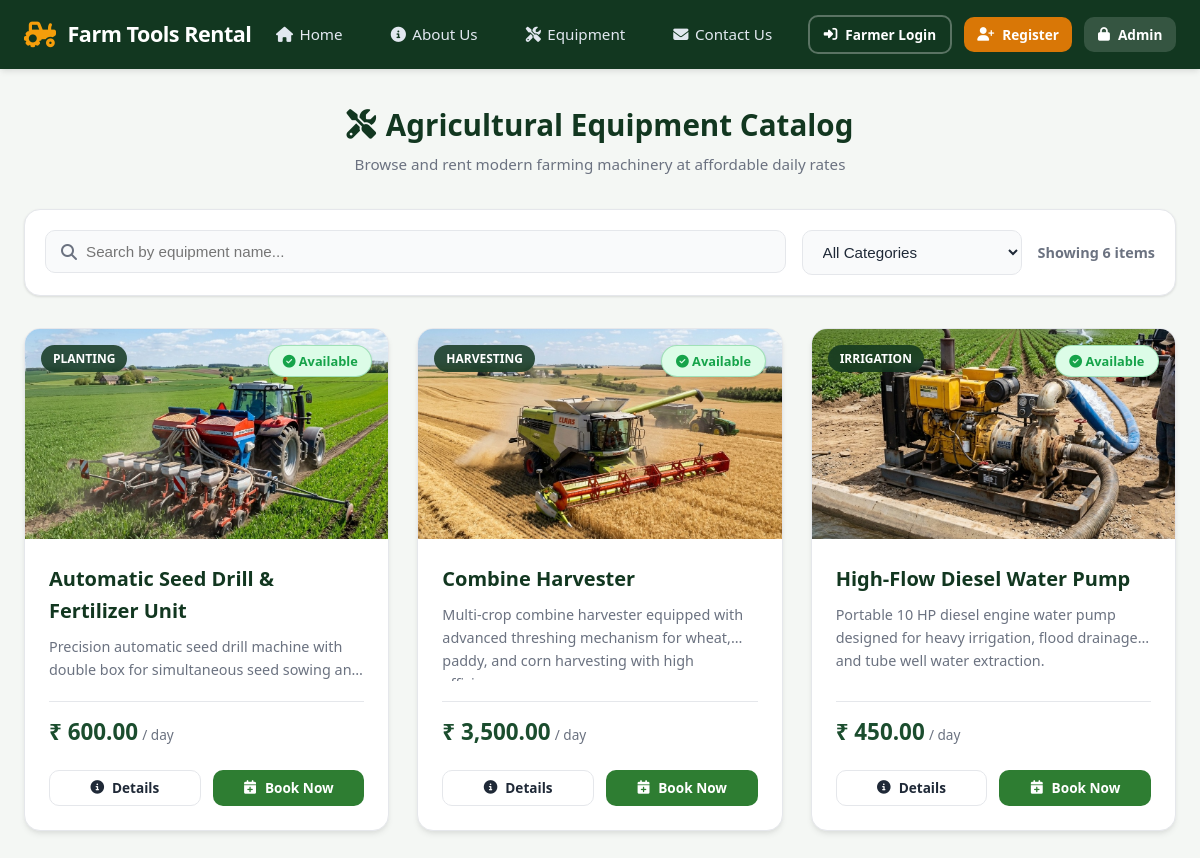
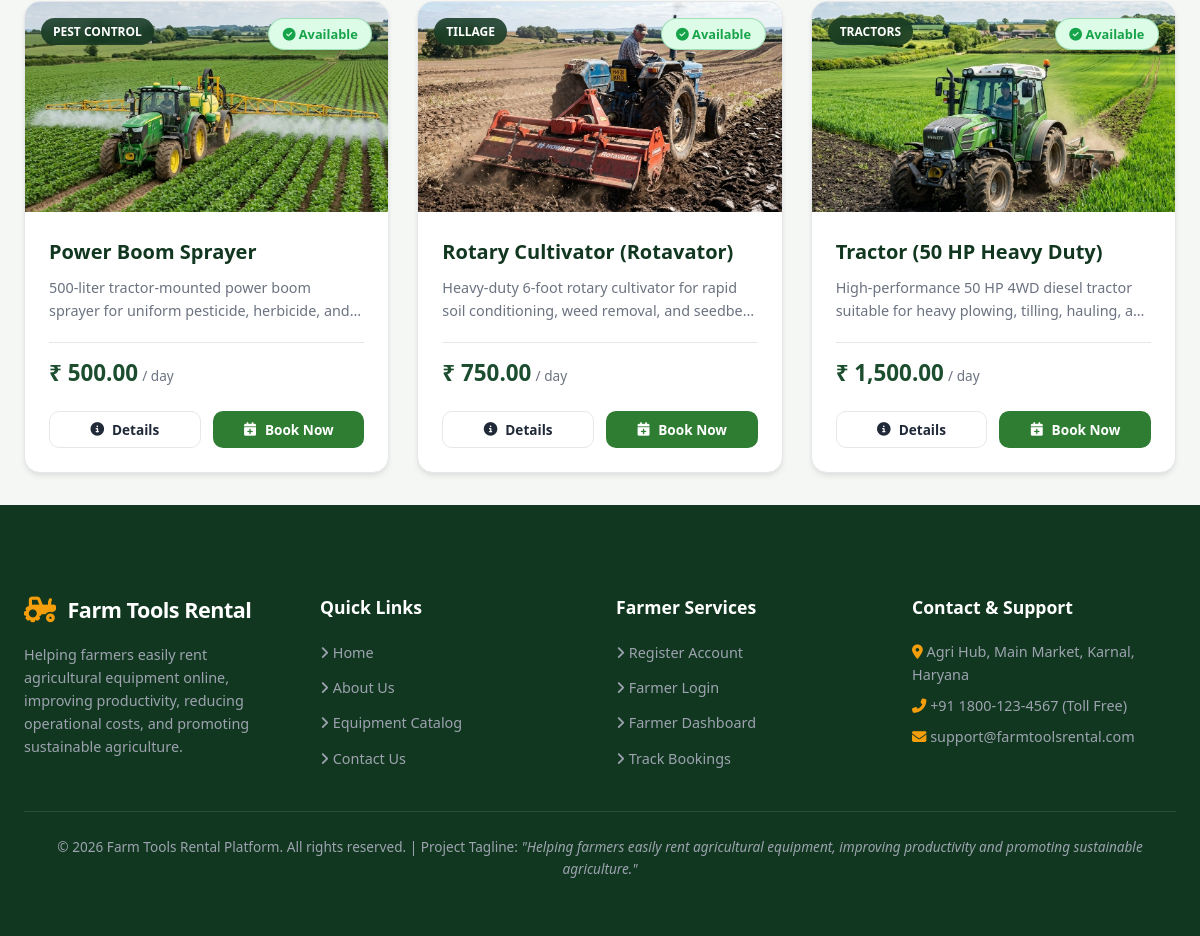
Page /equipment.php on the committed database (2 pictures, top to bottom).
### tables this page shows
CREATE TABLE `equipment` (
  `id` INT(11) NOT NULL AUTO_INCREMENT,
  `name` VARCHAR(100) NOT NULL,
  `category` VARCHAR(50) NOT NULL,
  `description` TEXT NOT NULL,
  `price_per_day` DECIMAL(10,2) NOT NULL,
  `availability` ENUM('Available','Unavailable','Maintenance') NOT NULL DEFAULT 'Available',
  `image` VARCHAR(255) DEFAULT 'default_equipment.jpg',
  `created_at` DATETIME DEFAULT CURRENT_TIMESTAMP,
  PRIMARY KEY (`id`)
);

### includes/auth.php (called while the page is built, shortened)
<?php
function isFarmerLoggedIn() {
    return isset($_SESSION['farmer_id']) && !empty($_SESSION['farmer_id']);
}
function isAdminLoggedIn() {
    return isset($_SESSION['admin_id']) && !empty($_SESSION['admin_id']);
}
?>

### equipment.php (the view, shortened to what this page needs)
<?php
require_once __DIR__ . '/config/database.php';
require_once __DIR__ . '/includes/header.php';
$equipment = [];
try {
    $stmt = $conn->query("SELECT * FROM equipment ORDER BY availability ASC, name ASC");
    $equipment = $stmt->fetchAll();
} catch (Exception $e) {
    $equipment = [];
}
?>
<div class="container">
  <div class="page-header" style="text-align: center;">
    <h1 class="page-title" style="justify-content: center;"><i class="fas fa-tools"></i> Agricultural Equipment Catalog</h1>
    <p class="page-subtitle">Browse and rent modern farming machinery at affordable daily rates</p>
  </div>
  <div class="table-card" style="padding: 1.25rem; margin-bottom: 2rem;">
    <div class="filter-bar" style="justify-content: space-between;">
      <div style="display: flex; gap: 1rem; flex: 1; flex-wrap: wrap;">
        <div style="position: relative; flex: 1; min-width: 240px;">
          <input type="text" id="catalogSearch" class="form-control" placeholder="Search by equipment name..." style="padding-left: 2.5rem;">
          <i class="fas fa-search" style="position: absolute; left: 1rem; top: 50%; transform: translateY(-50%); color: var(--text-muted);"></i>
        </div>
        <select id="categoryFilter" class="form-control" style="max-width: 220px;">
          <option value="">All Categories</option>
        </select>
      </div>
      <div style="font-size: 0.9rem; color: var(--text-muted); font-weight: 600;">
        Showing <strong><?php echo count($equipment); ?></strong> items
      </div>
    </div>
  </div>
  <div class="grid-3">
    <?php if (!empty($equipment)): ?>
      <?php foreach ($equipment as $item): ?>
        <div class="equipment-card equipment-card-item" data-name="<?php echo htmlspecialchars($item['name']); ?>" data-category="<?php echo htmlspecialchars($item['category']); ?>">
          <div class="equipment-img-wrap">
            <span class="equipment-category-badge"><?php echo htmlspecialchars($item['category']); ?></span>
            <?php if ($item['availability'] === 'Available'): ?>
              <span class="availability-badge badge-available"><i class="fas fa-check-circle"></i> Available</span>
            <?php elseif ($item['availability'] === 'Maintenance'): ?>
              <span class="availability-badge badge-maintenance"><i class="fas fa-wrench"></i> Maintenance</span>
            <?php else: ?>
              <span class="availability-badge badge-unavailable"><i class="fas fa-times-circle"></i> Unavailable</span>
            <?php endif; ?>
            <img src="images/equipment/<?php echo htmlspecialchars($item['image']); ?>" alt="<?php echo htmlspecialchars($item['name']); ?>" class="equipment-img" onerror="this.src='images/equipment/default_equipment.jpg'">
          </div>
          <div class="equipment-body">
            <h3 class="equipment-title"><?php echo htmlspecialchars($item['name']); ?></h3>
            <p class="equipment-desc"><?php echo htmlspecialchars($item['description']); ?></p>
            <div class="equipment-price-row">
              <div>
                <span class="price-amount">₹ <?php echo number_format($item['price_per_day'], 2); ?></span>
                <span class="price-unit">/ day</span>
              </div>
            </div>
            <div class="equipment-footer">
              <a href="farmer/equipment_details.php?id=<?php echo $item['id']; ?>" class="btn btn-outline-dark btn-sm"><i class="fas fa-info-circle"></i> Details</a>
              <?php if ($item['availability'] === 'Available'): ?>
                <a href="farmer/book.php?id=<?php echo $item['id']; ?>" class="btn btn-primary btn-sm"><i class="fas fa-calendar-plus"></i> Book Now</a>
              <?php else: ?>
                <button class="btn btn-outline-dark btn-sm" disabled style="opacity: 0.6; cursor: not-allowed;"><i class="fas fa-ban"></i> Unavailable</button>
              <?php endif; ?>
            </div>
          </div>
        </div>
      <?php endforeach; ?>
    <?php else: ?>
      <p style="grid-column: 1/-1; text-align: center; color: var(--text-muted); padding: 3rem;">No equipment currently available in database.</p>
    <?php endif; ?>
  </div>
</div>
<?php require_once __DIR__ . '/includes/footer.php'; ?>

### includes/header.php (shortened to what this page needs)
<?php
require_once __DIR__ . '/auth.php';
$script_name = $_SERVER['SCRIPT_NAME'];
$base_path = strpos($script_name, '/farmer/') !== false || strpos($script_name, '/admin/') !== false ? '../' : './';
?>
<!DOCTYPE html>
<html lang="en">
<head>
  <link rel="stylesheet" href="https://cdnjs.cloudflare.com/ajax/libs/font-awesome/6.4.0/css/all.min.css">
  <link rel="stylesheet" href="<?php echo $base_path; ?>css/style.css">
</head>
<body>
<header class="header-site">
  <div class="nav-container">
    <a href="<?php echo $base_path; ?>index.php" class="brand-logo">
      <i class="fas fa-tractor"></i>
      <span>Farm Tools Rental</span>
    </a>
    <ul class="nav-menu" id="navMenu">
      <li><a href="<?php echo $base_path; ?>index.php" class="nav-link"><i class="fas fa-home"></i> Home</a></li>
      <li><a href="<?php echo $base_path; ?>about.php" class="nav-link"><i class="fas fa-info-circle"></i> About Us</a></li>
      <li><a href="<?php echo $base_path; ?>equipment.php" class="nav-link"><i class="fas fa-tools"></i> Equipment</a></li>
      <li><a href="<?php echo $base_path; ?>contact.php" class="nav-link"><i class="fas fa-envelope"></i> Contact Us</a></li>
      <?php if (isFarmerLoggedIn()): ?>
        <li><a href="<?php echo $base_path; ?>farmer/dashboard.php" class="nav-link"><i class="fas fa-tachometer-alt"></i> Farmer Portal</a></li>
        <li><a href="<?php echo $base_path; ?>farmer/bookings.php" class="nav-link"><i class="fas fa-calendar-check"></i> My Bookings</a></li>
        <li><a href="<?php echo $base_path; ?>farmer/profile.php" class="nav-link"><i class="fas fa-user-circle"></i> Profile</a></li>
        <li><a href="<?php echo $base_path; ?>farmer/logout.php" class="btn btn-danger btn-sm"><i class="fas fa-sign-out-alt"></i> Logout</a></li>
      <?php else: ?>
        <li class="nav-btn-group">
          <a href="<?php echo $base_path; ?>login.php" class="btn btn-outline btn-sm"><i class="fas fa-sign-in-alt"></i> Farmer Login</a>
          <a href="<?php echo $base_path; ?>register.php" class="btn btn-accent btn-sm"><i class="fas fa-user-plus"></i> Register</a>
          <a href="<?php echo $base_path; ?>admin/login.php" class="btn btn-primary btn-sm" style="background: rgba(255,255,255,0.15);"><i class="fas fa-lock"></i> Admin</a>
        </li>
      <?php endif; ?>
    </ul>
  </div>
</header>
<main class="main-content">

### includes/footer.php (shortened to what this page needs)
</main>
<footer class="footer-site">
  <div class="container">
    <div class="footer-grid">
      <div class="footer-col">
        <div class="brand-logo" style="margin-bottom: 1rem;">
          <i class="fas fa-tractor" style="color: var(--accent-gold);"></i>
          <span>Farm Tools Rental</span>
        </div>
        <p style="font-size: 0.9rem; line-height: 1.6;">
          Helping farmers easily rent agricultural equipment online, improving productivity, reducing operational costs, and promoting sustainable agriculture.
        </p>
      </div>
      <div class="footer-col">
        <h4>Quick Links</h4>
        <ul class="footer-links">
          <li><a href="<?php echo $base_path; ?>index.php"><i class="fas fa-angle-right"></i> Home</a></li>
          <li><a href="<?php echo $base_path; ?>about.php"><i class="fas fa-angle-right"></i> About Us</a></li>
          <li><a href="<?php echo $base_path; ?>equipment.php"><i class="fas fa-angle-right"></i> Equipment Catalog</a></li>
          <li><a href="<?php echo $base_path; ?>contact.php"><i class="fas fa-angle-right"></i> Contact Us</a></li>
        </ul>
      </div>
      <div class="footer-col">
        <h4>Farmer Services</h4>
        <ul class="footer-links">
          <li><a href="<?php echo $base_path; ?>register.php"><i class="fas fa-angle-right"></i> Register Account</a></li>
          <li><a href="<?php echo $base_path; ?>login.php"><i class="fas fa-angle-right"></i> Farmer Login</a></li>
          <li><a href="<?php echo $base_path; ?>farmer/dashboard.php"><i class="fas fa-angle-right"></i> Farmer Dashboard</a></li>
          <li><a href="<?php echo $base_path; ?>farmer/bookings.php"><i class="fas fa-angle-right"></i> Track Bookings</a></li>
        </ul>
      </div>
      <div class="footer-col">
        <h4>Contact & Support</h4>
        <p style="font-size: 0.9rem; margin-bottom: 0.5rem;"><i class="fas fa-map-marker-alt" style="color: var(--accent-gold);"></i> Agri Hub, Main Market, Karnal, Haryana</p>
        <p style="font-size: 0.9rem; margin-bottom: 0.5rem;"><i class="fas fa-phone-alt" style="color: var(--accent-gold);"></i> +91 1800-123-4567 (Toll Free)</p>
        <p style="font-size: 0.9rem;"><i class="fas fa-envelope" style="color: var(--accent-gold);"></i> support@farmtoolsrental.com</p>
      </div>
    </div>
    <div class="footer-bottom">
      <p>&copy; <?php echo date('Y'); ?> Farm Tools Rental Platform. All rights reserved. | Project Tagline: <em>"Helping farmers easily rent agricultural equipment, improving productivity and promoting sustainable agriculture."</em></p>
    </div>
  </div>
</footer>
</body>
</html>

### rows in the picture
equipment: category "PLANTING", availability "Available" (drawn), image (picture), name "Automatic Seed Drill & Fertilizer Unit", description "Precision automatic seed drill machine with double box for simultaneous seed sowing…", price_per_day "600.00"
equipment: category "HARVESTING", availability "Available" (drawn), image (picture), name "Combine Harvester", description "Multi-crop combine harvester equipped with advanced threshing mechanism for wheat, paddy, and corn harvesting with…", price_per_day "3,500.00"
equipment: category "IRRIGATION", availability "Available" (drawn), image (picture), name "High-Flow Diesel Water Pump", description "Portable 10 HP diesel engine water pump designed for heavy irrigation, flood drainage, and tube well water extraction.", price_per_day "450.00"
equipment: category "PEST CONTROL", availability "Available" (drawn), image (picture), name "Power Boom Sprayer", description "500-liter tractor-mounted power boom sprayer for uniform pesticide, herbicide,…", price_per_day "500.00"
equipment: category "TILLAGE", availability "Available" (drawn), image (picture), name "Rotary Cultivator (Rotavator)", description "Heavy-duty 6-foot rotary cultivator for rapid soil conditioning, weed removal, and…", price_per_day "750.00"
equipment: category "TRACTORS", availability "Available" (drawn), image (picture), name "Tractor (50 HP Heavy Duty)", description "High-performance 50 HP 4WD diesel tractor suitable for heavy plowing, tilling, hauling,…", price_per_day "1,500.00"

### other values in the picture
count($equipment) "6"
